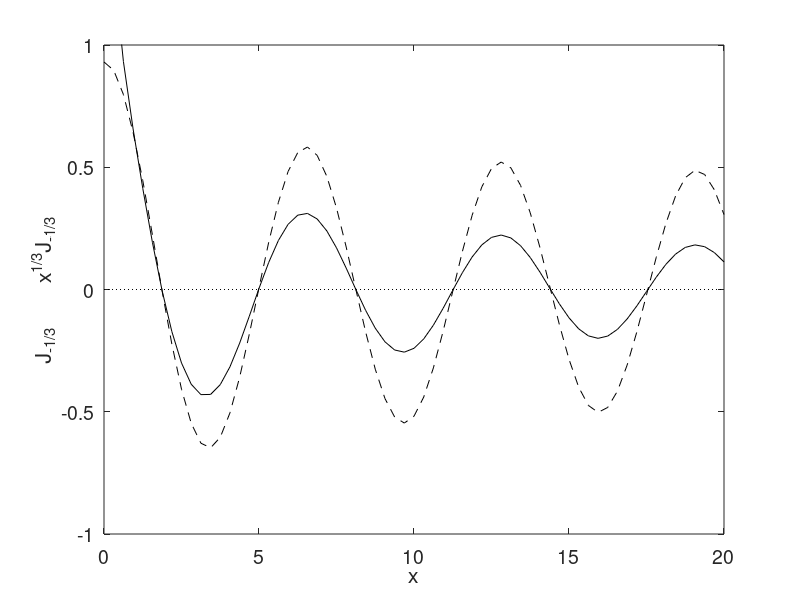

MATLAB code for this plot:
clear all
close all

%==========
% FSELIB
%
% plot the Bessel function: J_{-1/3}
%==========

L = 20.0;
Np = 64;
Dx = (L-0.001)/Np;

for i=1:Np+1
 x(i) = (i-1.0)*Dx+0.001;
 y(i) = besselj(-1/3,x(i));
 y1(i) = x(i)^(1/3)*y(i)
end

%---
% plot
%---

figure(1)
hold on;
plot(x,y,'k')
plot(x,y1,'k--')
xlabel('x','fontsize',14);
ylabel('J_{-1/3}         x^{1/3}J_{-1/3}','fontsize',14);
set(gca,'fontsize',14)
axis([0 L -1 1])
plot([0,L],[0,0],'k:')
box on

